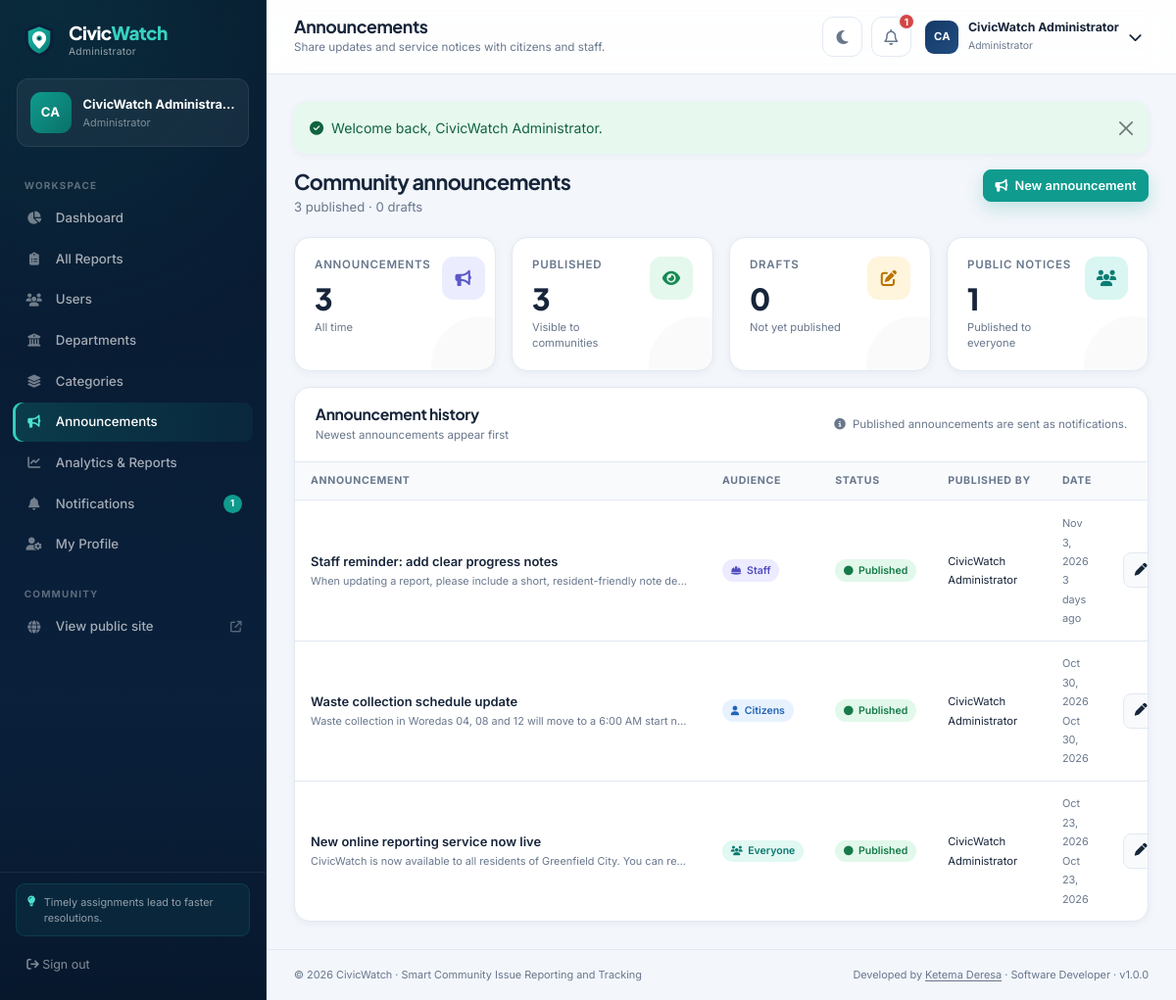
The page /admin/announcements.php (signed in) on the database its author committed.
### tables this page shows
CREATE TABLE users (
    id INT UNSIGNED NOT NULL AUTO_INCREMENT,
    full_name VARCHAR(120) NOT NULL,
    email VARCHAR(160) NOT NULL,
    phone VARCHAR(30) NULL,
    address VARCHAR(255) NULL,
    password_hash VARCHAR(255) NOT NULL,
    role ENUM('admin', 'citizen', 'staff') NOT NULL DEFAULT 'citizen',
    department_id INT UNSIGNED NULL,
    avatar VARCHAR(255) NULL,
    is_active TINYINT(1) NOT NULL DEFAULT 1,
    last_login DATETIME NULL,
    created_at TIMESTAMP NOT NULL DEFAULT CURRENT_TIMESTAMP,
    updated_at TIMESTAMP NOT NULL DEFAULT CURRENT_TIMESTAMP ON UPDATE CURRENT_TIMESTAMP,
    PRIMARY KEY (id),
    UNIQUE KEY uq_users_email (email),
    KEY idx_users_role (role),
    KEY idx_users_department (department_id),
    KEY idx_users_active (is_active),
    CONSTRAINT fk_users_department
        FOREIGN KEY (department_id) REFERENCES departments (id)
        ON UPDATE CASCADE ON DELETE SET NULL
);

CREATE TABLE announcements (
    id INT UNSIGNED NOT NULL AUTO_INCREMENT,
    title VARCHAR(180) NOT NULL,
    content TEXT NOT NULL,
    audience ENUM('all', 'citizens', 'staff') NOT NULL DEFAULT 'all',
    published_by INT UNSIGNED NULL,
    is_published TINYINT(1) NOT NULL DEFAULT 1,
    created_at TIMESTAMP NOT NULL DEFAULT CURRENT_TIMESTAMP,
    updated_at TIMESTAMP NOT NULL DEFAULT CURRENT_TIMESTAMP ON UPDATE CURRENT_TIMESTAMP,
    PRIMARY KEY (id),
    KEY idx_announcements_published (is_published, created_at),
    KEY idx_announcements_audience (audience),
    CONSTRAINT fk_announcements_user
        FOREIGN KEY (published_by) REFERENCES users (id)
        ON UPDATE CASCADE ON DELETE SET NULL
);

### config/database.php (called while the page is built, shortened)
<?php
function db(): PDO
{
    static $pdo = null;
    if ($pdo instanceof PDO) {
        return $pdo;
    }
    $dsn = sprintf(
        'mysql:host=%s;port=%s;dbname=%s;charset=%s',
        DB_HOST,
        DB_PORT,
        DB_NAME,
        DB_CHARSET
    );
    $options = [
        PDO::ATTR_ERRMODE            => PDO::ERRMODE_EXCEPTION,
        PDO::ATTR_DEFAULT_FETCH_MODE => PDO::FETCH_ASSOC,
        PDO::ATTR_EMULATE_PREPARES   => false,
        PDO::ATTR_STRINGIFY_FETCHES  => false,
    ];
    try {
        $pdo = new PDO($dsn, DB_USER, DB_PASS, $options);
        $pdo->exec("SET time_zone = '+00:00'");
    } catch (PDOException $e) {
        http_response_code(500);
        $message = APP_DEBUG
            ? htmlspecialchars($e->getMessage(), ENT_QUOTES, 'UTF-8')
            : 'The database connection could not be established.';
        echo '<!doctype html><html lang="en"><head><meta charset="utf-8">'
            . '<meta name="viewport" content="width=device-width,initial-scale=1">'
            . '<title>Database unavailable · CivicWatch</title>'
            . '<style>body{font-family:system-ui,Segoe UI,sans-serif;background:#f2f5f9;color:#152238;'
            . 'display:grid;place-items:center;min-height:100vh;margin:0}.box{max-width:680px;background:#fff;'
            . 'padding:36px;border-radius:18px;box-shadow:0 20px 60px rgba(11,31,58,.12)}h1{margin-top:0;'
            . 'color:#0b1f3a}code{background:#eef2f7;padding:2px 6px;border-radius:5px}</style></head><body>'
            . '<div class="box"><h1>Database unavailable</h1>'
            . '<p>CivicWatch could not connect to MySQL. Start MySQL in the XAMPP Control Panel, '
            . 'then verify the credentials in <code>config/config.php</code>.</p>'
            . '<p><strong>Error:</strong> ' . $message . '</p></div></body></html>';
        exit;
    }
    return $pdo;
}

### admin/announcements.php (the view, shortened to what this page needs)
<?php
require_once __DIR__ . '/../includes/functions.php';
$user = require_role('admin');
$announcements = fetch_all(
    'SELECT a.*, u.full_name AS publisher_name
     FROM announcements a
     LEFT JOIN users u ON u.id = a.published_by
     ORDER BY a.created_at DESC, a.id DESC'
);
$summary = [
    'total' => count($announcements),
    'published' => count(array_filter($announcements, static fn ($a) => (int) $a['is_published'] === 1)),
    'drafts' => count(array_filter($announcements, static fn ($a) => (int) $a['is_published'] === 0)),
    'audience' => count(array_filter($announcements, static fn ($a) => (int) $a['is_published'] === 1 && $a['audience'] === 'all')),
];
$pageTitle = 'Announcements';
$pageSubtitle = 'Share updates and service notices with citizens and staff.';
$activePage = 'announcements';
require __DIR__ . '/../includes/dashboard_header.php';
?>
<div class="page-heading">
    <div>
        <h2>Community announcements</h2>
        <p><?= number_format($summary['published']) ?> published · <?= number_format($summary['drafts']) ?> draft<?= $summary['drafts'] === 1 ? '' : 's' ?></p>
    </div>
    <div class="page-heading-actions">
        <button class="btn btn-primary btn-sm" type="button" data-bs-toggle="modal" data-bs-target="#createAnnouncementModal"><i class="fa-solid fa-bullhorn me-1"></i> New announcement</button>
    </div>
</div>
<div class="row g-3 mb-3">
    <div class="col-6 col-xl-3"><div class="stat-card"><div class="stat-top"><div><div class="stat-label">Announcements</div><div class="stat-value"><?= number_format($summary['total']) ?></div><div class="stat-note">All time</div></div><div class="stat-icon indigo"><i class="fa-solid fa-bullhorn"></i></div></div></div></div>
    <div class="col-6 col-xl-3"><div class="stat-card"><div class="stat-top"><div><div class="stat-label">Published</div><div class="stat-value"><?= number_format($summary['published']) ?></div><div class="stat-note">Visible to communities</div></div><div class="stat-icon green"><i class="fa-solid fa-eye"></i></div></div></div></div>
    <div class="col-6 col-xl-3"><div class="stat-card"><div class="stat-top"><div><div class="stat-label">Drafts</div><div class="stat-value"><?= number_format($summary['drafts']) ?></div><div class="stat-note">Not yet published</div></div><div class="stat-icon amber"><i class="fa-solid fa-pen-to-square"></i></div></div></div></div>
    <div class="col-6 col-xl-3"><div class="stat-card"><div class="stat-top"><div><div class="stat-label">Public notices</div><div class="stat-value"><?= number_format($summary['audience']) ?></div><div class="stat-note">Published to everyone</div></div><div class="stat-icon teal"><i class="fa-solid fa-users"></i></div></div></div></div>
</div>
<div class="content-card">
    <div class="content-card-head">
        <div><h3>Announcement history</h3><p>Newest announcements appear first</p></div>
        <span class="filter-count"><i class="fa-solid fa-circle-info me-1"></i> Published announcements are sent as notifications.</span>
    </div>
    <div class="table-responsive">
        <table class="table table-hover align-middle">
            <thead>
                <tr>
                    <th>Announcement</th>
                    <th>Audience</th>
                    <th>Status</th>
                    <th>Published by</th>
                    <th>Date</th>
                    <th></th>
                </tr>
            </thead>
            <tbody>
                <?php if ($announcements): foreach ($announcements as $announcement): ?>
                    <tr>
                        <td style="max-width:420px;">
                            <span class="table-title"><?= e(short_text($announcement['title'], 72)) ?></span>
                            <span class="table-sub d-block text-truncate"><?= e(short_text($announcement['content'], 100)) ?></span>
                        </td>
                        <td>
                            <?php
                            $audienceMeta = [
                                'all' => ['label' => 'Everyone', 'class' => 'status-approved', 'icon' => 'fa-users'],
                                'citizens' => ['label' => 'Citizens', 'class' => 'status-under-review', 'icon' => 'fa-user'],
                                'staff' => ['label' => 'Staff', 'class' => 'status-assigned', 'icon' => 'fa-helmet-safety'],
                            ][$announcement['audience']];
                            ?>
                            <span class="badge-status <?= e($audienceMeta['class']) ?>"><i class="fa-solid <?= e($audienceMeta['icon']) ?>"></i> <?= e($audienceMeta['label']) ?></span>
                        </td>
                        <td>
                            <?php if ((int) $announcement['is_published']): ?>
                                <span class="badge-status status-resolved"><i class="fa-solid fa-circle"></i> Published</span>
                            <?php else: ?>
                                <span class="badge-status status-pending"><i class="fa-solid fa-circle"></i> Draft</span>
                            <?php endif; ?>
                        </td>
                        <td><span class="fs-8"><?= e($announcement['publisher_name'] ?: 'Deleted user') ?></span></td>
                        <td><span class="table-sub"><?= e(format_date($announcement['created_at'], 'M j, Y')) ?><br><?= e(time_ago($announcement['created_at'])) ?></span></td>
                        <td class="text-end">
                            <div class="table-actions">
                                <button class="btn btn-soft btn-sm btn-icon" type="button" data-bs-toggle="modal" data-bs-target="#editAnnouncement<?= (int) $announcement['id'] ?>" title="Edit announcement"><i class="fa-solid fa-pen"></i></button>
                            </div>
                        </td>
                    </tr>
                <?php endforeach; endif; ?>
            </tbody>
        </table>
    </div>
</div>
<?php require __DIR__ . '/../includes/dashboard_footer.php'; ?>

### includes/dashboard_header.php (shortened to what this page needs)
<?php
require_once __DIR__ . '/functions.php';
$user = auth_user();
$pageTitle = $pageTitle ?? 'Dashboard';
$pageSubtitle = $pageSubtitle ?? 'Welcome back, ' . $user['full_name'] . '.';
$activePage = $activePage ?? '';
$unread = unread_notifications((int) $user['id']);
$role = $user['role'];
$roleLabel = role_label($role);
$navItems = [];
if ($role === 'admin') {
    $navItems = [
        ['key' => 'dashboard', 'label' => 'Dashboard', 'icon' => 'fa-chart-pie', 'href' => 'admin/index.php'],
        ['key' => 'reports', 'label' => 'All Reports', 'icon' => 'fa-clipboard-list', 'href' => 'admin/reports.php'],
        ['key' => 'users', 'label' => 'Users', 'icon' => 'fa-users', 'href' => 'admin/users.php'],
        ['key' => 'departments', 'label' => 'Departments', 'icon' => 'fa-building-columns', 'href' => 'admin/departments.php'],
        ['key' => 'categories', 'label' => 'Categories', 'icon' => 'fa-layer-group', 'href' => 'admin/categories.php'],
        ['key' => 'announcements', 'label' => 'Announcements', 'icon' => 'fa-bullhorn', 'href' => 'admin/announcements.php'],
        ['key' => 'analytics', 'label' => 'Analytics & Reports', 'icon' => 'fa-chart-line', 'href' => 'admin/analytics.php'],
    ];
} elseif ($role === 'staff') {
    $navItems = [
        ['key' => 'dashboard', 'label' => 'Dashboard', 'icon' => 'fa-chart-pie', 'href' => 'staff/index.php'],
        ['key' => 'reports', 'label' => 'Assigned Reports', 'icon' => 'fa-clipboard-check', 'href' => 'staff/reports.php'],
    ];
}
$navItems[] = ['key' => 'notifications', 'label' => 'Notifications', 'icon' => 'fa-bell', 'href' => 'notifications.php'];
$navItems[] = ['key' => 'profile', 'label' => 'My Profile', 'icon' => 'fa-user-gear', 'href' => 'profile.php'];
?>
<!doctype html>
<html lang="en" data-bs-theme="light">
<head>
    <link href="https://cdn.jsdelivr.net/npm/bootstrap@5.3.3/dist/css/bootstrap.min.css" rel="stylesheet">
    <link href="https://cdnjs.cloudflare.com/ajax/libs/font-awesome/6.5.2/css/all.min.css" rel="stylesheet">
    <link href="https://unpkg.com/leaflet@1.9.4/dist/leaflet.css" rel="stylesheet">
    <link href="<?= e(asset('css/style.css')) ?>" rel="stylesheet">
</head>
<body class="dashboard-body">
<div class="app-shell">
    <aside class="app-sidebar" id="appSidebar" aria-label="Main navigation">
        <div class="sidebar-head">
            <a class="brand-lockup brand-lockup-light" href="<?= e(url(dashboard_path($role))) ?>">
                <img src="<?= e(asset('images/logo.svg')) ?>" alt="" width="38" height="38">
                <span><strong>Civic<span>Watch</span></strong><small><?= e($roleLabel) ?></small></span>
            </a>
        </div>
        <div class="sidebar-profile">
            <div class="avatar avatar-teal"><?= e(initials($user['full_name'])) ?></div>
            <div class="min-w-0">
                <strong class="text-truncate d-block"><?= e($user['full_name']) ?></strong>
                <span class="text-truncate d-block"><?= e($user['department_name'] ?: $roleLabel) ?></span>
            </div>
        </div>
        <nav class="sidebar-nav">
            <span class="sidebar-label">Workspace</span>
            <?php foreach ($navItems as $item): ?>
                <a class="sidebar-link <?= $activePage === $item['key'] ? 'active' : '' ?>"
                   href="<?= e(url($item['href'])) ?>">
                    <span class="sidebar-icon"><i class="fa-solid <?= e($item['icon']) ?>"></i></span>
                    <span><?= e($item['label']) ?></span>
                    <?php if ($item['key'] === 'notifications' && $unread > 0): ?>
                        <span class="nav-count"><?= e($unread > 99 ? '99+' : (string) $unread) ?></span>
                    <?php endif; ?>
                </a>
            <?php endforeach; ?>
            <span class="sidebar-label mt-3">Community</span>
            <a class="sidebar-link" href="<?= e(url('index.php')) ?>">
                <span class="sidebar-icon"><i class="fa-solid fa-globe"></i></span>
                <span>View public site</span>
                <i class="fa-solid fa-arrow-up-right-from-square ms-auto small opacity-50"></i>
            </a>
        </nav>
        <div class="sidebar-foot">
            <div class="sidebar-tip">
                <i class="fa-solid fa-lightbulb"></i>
                <span><?= $role === 'citizen' ? 'Spotted something? Report it and follow the progress.' : ($role === 'staff' ? 'Keep residents informed by adding clear progress notes.' : 'Timely assignments lead to faster resolutions.') ?></span>
            </div>
            <form method="post" action="<?= e(url('logout.php')) ?>">
                <button type="submit" class="sidebar-logout"><i class="fa-solid fa-arrow-right-from-bracket"></i> Sign out</button>
            </form>
        </div>
    </aside>
    <div class="app-main">
        <header class="app-topbar">
            <div class="d-flex align-items-center gap-3 min-w-0">
                <div class="min-w-0">
                    <h1 class="topbar-title text-truncate"><?= e($pageTitle) ?></h1>
                    <p class="topbar-subtitle text-truncate d-none d-sm-block"><?= e($pageSubtitle) ?></p>
                </div>
            </div>
            <div class="topbar-actions">
                <button class="icon-btn theme-toggle" type="button" aria-label="Toggle dark mode" title="Toggle dark mode">
                    <i class="fa-solid fa-moon"></i>
                </button>
                <a class="icon-btn notification-btn" href="<?= e(url('notifications.php')) ?>" aria-label="Notifications" title="Notifications">
                    <i class="fa-regular fa-bell"></i>
                    <?php if ($unread > 0): ?><span class="notification-dot"><?= e($unread > 9 ? '9+' : (string) $unread) ?></span><?php endif; ?>
                </a>
                <div class="dropdown">
                    <button class="user-menu" type="button" data-bs-toggle="dropdown" aria-expanded="false">
                        <span class="avatar avatar-sm"><?= e(initials($user['full_name'])) ?></span>
                        <span class="user-menu-text d-none d-md-block">
                            <strong><?= e($user['full_name']) ?></strong>
                            <small><?= e($roleLabel) ?></small>
                        </span>
                        <i class="fa-solid fa-chevron-down small d-none d-md-block"></i>
                    </button>
                </div>
            </div>
        </header>
        <main class="app-content">

### rows shown on the page
users: role "Administrator", full_name "CA", full_name "CivicWatch Administra…", id "1", full_name "CivicWatch Administrator"
announcements: id "3", title "Staff reminder: add clear progress notes", content "When updating a report, please include a short, resident-friendly note de…", audience "Staff", is_published 1 (drawn), published_by.full_name "CivicWatch Administrator", created_at "Nov 3, 2026", created_at "3 days ago"
announcements: title "Waste collection schedule update", content "Waste collection in Woredas 04, 08 and 12 will move to a 6:00 AM start n…", audience "Citizens", is_published 1 (drawn), published_by.full_name "CivicWatch Administrator", created_at "Oct 30, 2026"
announcements: title "New online reporting service now live", content "CivicWatch is now available to all residents of Greenfield City. You can re…", audience "Everyone", is_published 1 (drawn), published_by.full_name "CivicWatch Administrator", created_at "Oct 23, 2026"

### other values the page prints
$user['department_name'] ?: $roleLabel "Administrator"
$item['label'] "Dashboard"
$item['label'] "All Reports"
$item['label'] "Users"
$item['label'] "Departments"
$item['label'] "Categories"
$item['label'] "Announcements"
$item['label'] "Analytics & Reports"
$item['label'] "Notifications"
$item['label'] "My Profile"
$pageTitle "Announcements"
$pageSubtitle "Share updates and service notices with citizens and staff."
$flash['message'] "Welcome back, CivicWatch Administrator."
$summary['drafts'] "0"
$summary['audience'] "1"
